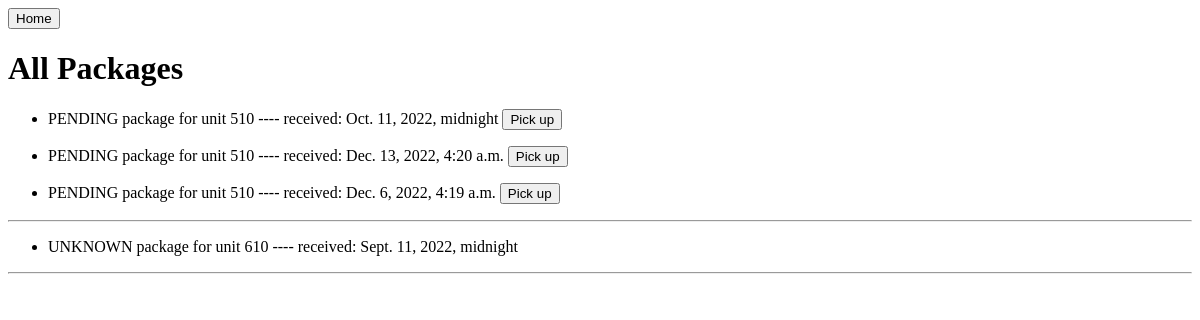
Page /mail/packages on the earlier database version.
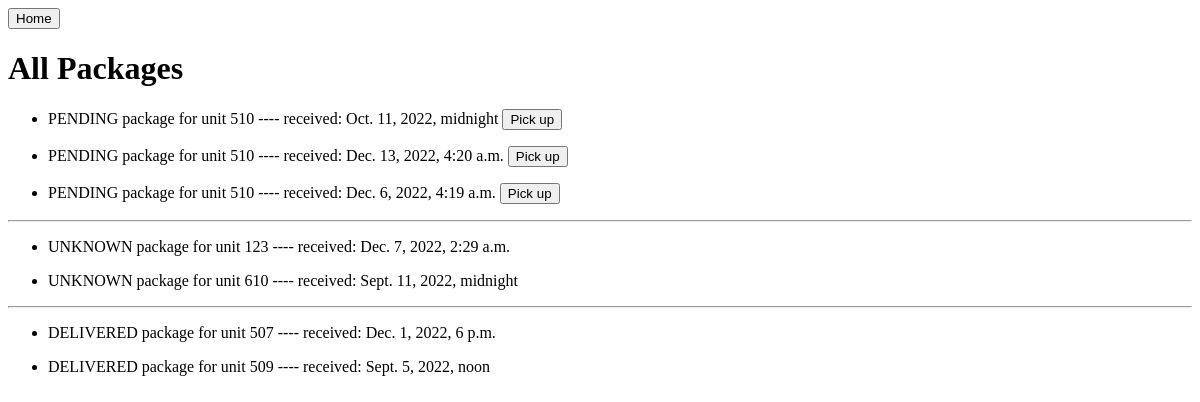
Same page on the later database version.
### mail/models.py (models this page shows)
class Package(models.Model):
    name = models.CharField(max_length=100)
    address = models.CharField(max_length=200)
    posting_service = models.CharField(max_length=50)
    received = models.DateTimeField('Date office received')
    status = models.CharField(max_length=50, choices=STATUS_CHOICES, null=True)
    owner = models.ForeignKey('Resident', models.SET_NULL, blank=True, null=True)
    def __str__(self):
        return self.status + ' package for unit ' + self.address

### mail/views.py (the view)
# urls.py: path('packages', views.packages, name='packages')
def packages(request):
    template = loader.get_template('mail/packages.html')
    pending_packages = Package.objects.filter(status='PENDING').order_by('-id')
    unknown_packages = Package.objects.filter(status='UNKNOWN').order_by('-id')
    delivered_packages = Package.objects.filter(status='DELIVERED').order_by('-id')
    context = {
        'pending_packages': pending_packages,
        'unknown_packages': unknown_packages,
        'delivered_packages': delivered_packages
    }
    return HttpResponse(template.render(context, request))

### mail/templates/mail/packages.html (shortened to what this page needs)
<!DOCTYPE html>
<html lang="en-US">
  <head>
  </head>
  <body>
    <a href="/mail/home">
      <button>Home</button>
    </a>
    <h1>All Packages</h1>
    {% for package in pending_packages %}
        <ul>
            <li>{{ package }} ---- received: {{ package.received }}
                <button>Pick up</button>
            </li>
        </ul>
    {% endfor %}
    <hr/>
   {% for package in unknown_packages %}
        <ul>
            <li>{{ package }} ---- received: {{ package.received }}</li>
        </ul>
    {% endfor %}
    <hr/>
   {% for package in delivered_packages %}
        <ul>
            <li>{{ package }} ---- received: {{ package.received }}</li>
        </ul>
    {% endfor %}
  </body>
</html>

Differences in the rows shown:
added Package: status+address "UNKNOWN package for unit 123", received "Dec. 7, 2022, 2:29 a.m."
added Package: status+address "DELIVERED package for unit 507", received "Dec. 1, 2022, 6 p.m."
added Package: status+address "DELIVERED package for unit 509", received "Sept. 5, 2022, noon"
